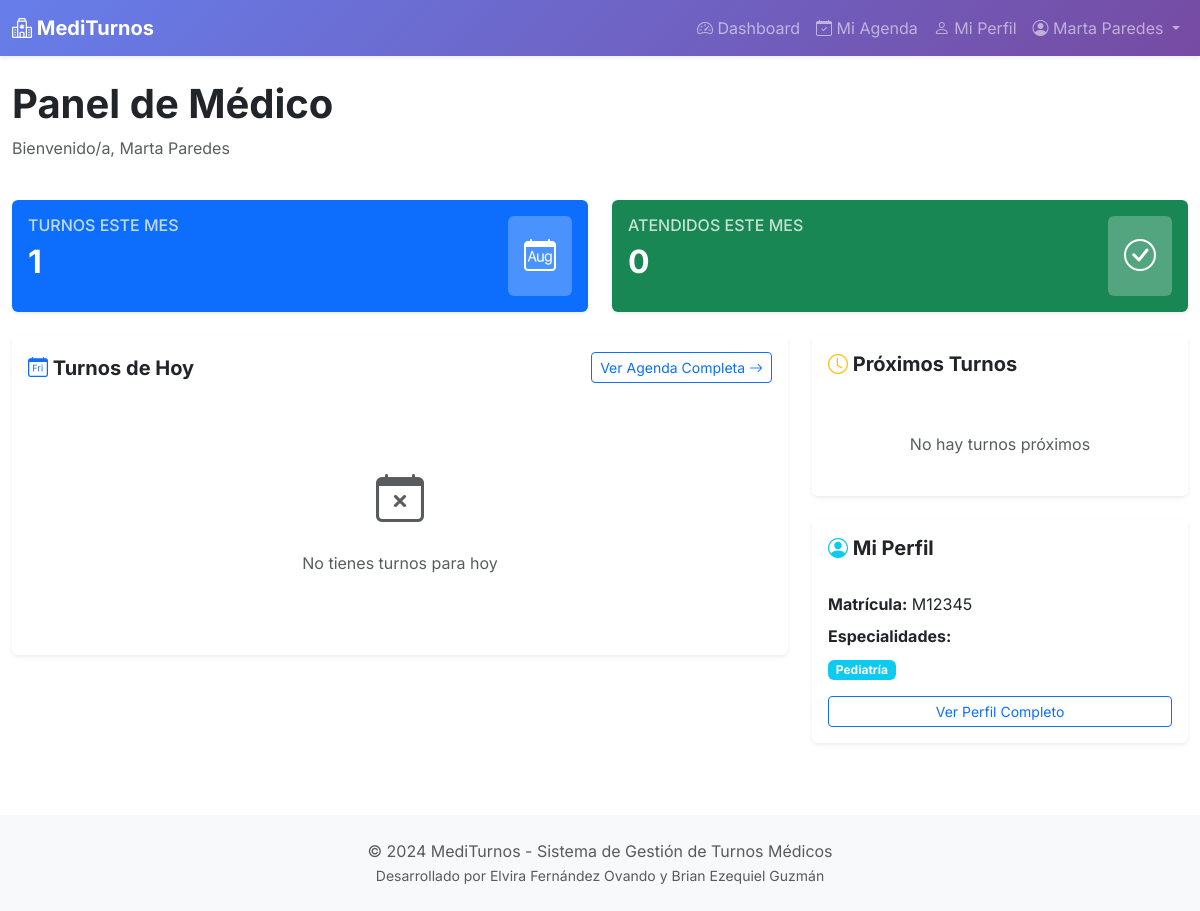
/medico-panel/ (signed in), run on the app's committed database.
### appointments/models.py (models this page shows, shortened)
class Usuario(AbstractUser):
    ROLES = (
        ('admin', 'Administrador'),
        ('medico', 'Médico'),
        ('paciente', 'Paciente'),
    )
    rol = models.CharField(max_length=10, choices=ROLES, default='paciente')
    dni = models.CharField(max_length=8, unique=True, validators=[
        RegexValidator(r'^\d{7,8}$', 'Ingrese un DNI válido (7-8 dígitos)')
    ])
    telefono = models.CharField(max_length=15, blank=True)
    direccion = models.CharField(max_length=200, blank=True)
    fecha_nacimiento = models.DateField(null=True, blank=True)
    class Meta:
        verbose_name = 'Usuario'
        verbose_name_plural = 'Usuarios'

class Medico(models.Model):
    usuario = models.OneToOneField(Usuario, on_delete=models.CASCADE, related_name='perfil_medico')
    especialidades = models.ManyToManyField(Especialidad, related_name='medicos')
    matricula = models.CharField(max_length=20, unique=True)
    biografia = models.TextField(blank=True)
    foto = models.ImageField(upload_to='medicos/', blank=True, null=True)
    activo = models.BooleanField(default=True)
    class Meta:
        verbose_name = 'Médico'
        verbose_name_plural = 'Médicos'
        ordering = ['usuario__last_name', 'usuario__first_name']

class Especialidad(models.Model):
    nombre = models.CharField(max_length=100, unique=True)
    descripcion = models.TextField(blank=True)
    duracion_turno = models.IntegerField(default=30, help_text="Duración en minutos")
    activo = models.BooleanField(default=True)
    fecha_creacion = models.DateTimeField(auto_now_add=True)
    class Meta:
        verbose_name = 'Especialidad'
        verbose_name_plural = 'Especialidades'
        ordering = ['nombre']

### appointments/views/medico_views.py (the view)
# urls.py: path('medico-panel/', views.medico_dashboard, name='medico_dashboard'),
@login_required
def medico_dashboard(request):
    if request.user.rol != 'medico':
        messages.error(request, 'No tienes permisos.')
        return redirect('dashboard')
    medico = request.user.perfil_medico
    hoy = timezone.now().date()
    turnos_hoy = Turno.objects.filter(
        medico=medico,
        fecha=hoy
    ).select_related('paciente__usuario', 'especialidad').order_by('hora')
    proximos_turnos = Turno.objects.filter(
        medico=medico,
        fecha__gt=hoy,
        estado__in=['pendiente', 'confirmado']
    ).select_related('paciente__usuario', 'especialidad').order_by('fecha', 'hora')[:5]
    total_turnos_mes = Turno.objects.filter(
        medico=medico,
        fecha__month=hoy.month,
        fecha__year=hoy.year
    ).count()
    turnos_atendidos_mes = Turno.objects.filter(
        medico=medico,
        fecha__month=hoy.month,
        fecha__year=hoy.year,
        estado='atendido'
    ).count()
    context = {
        'medico': medico,
        'turnos_hoy': turnos_hoy,
        'proximos_turnos': proximos_turnos,
        'total_turnos_mes': total_turnos_mes,
        'turnos_atendidos_mes': turnos_atendidos_mes,
    }
    return render(request, 'appointments/medico/dashboard.html', context)

### appointments/templates/appointments/medico/dashboard.html (shortened to what this page needs)
{% extends 'base.html' %}
{% load static %}
{% block content %}
<div class="container-fluid py-4">
    <div class="row mb-4">
        <div class="col">
            <h1 class="fw-bold">
                 Panel de Médico
            </h1>
            <p class="text-muted">Bienvenido/a, {{ user.get_full_name }}</p>
        </div>
    </div>
    <div class="row g-4 mb-4">
        <div class="col-md-6">
            <div class="card border-0 shadow-sm h-100 bg-primary text-white">
                <div class="card-body">
                    <div class="d-flex justify-content-between align-items-start">
                        <div>
                            <h6 class="text-uppercase opacity-75 mb-2">Turnos Este Mes</h6>
                            <h2 class="fw-bold mb-0">{{ total_turnos_mes }}</h2>
                        </div>
                        <div class="bg-white bg-opacity-25 rounded p-3">
                            <i class="bi bi-calendar-month" style="font-size: 2rem;"></i>
                        </div>
                    </div>
                </div>
            </div>
        </div>
        <div class="col-md-6">
            <div class="card border-0 shadow-sm h-100 bg-success text-white">
                <div class="card-body">
                    <div class="d-flex justify-content-between align-items-start">
                        <div>
                            <h6 class="text-uppercase opacity-75 mb-2">Atendidos Este Mes</h6>
                            <h2 class="fw-bold mb-0">{{ turnos_atendidos_mes }}</h2>
                        </div>
                        <div class="bg-white bg-opacity-25 rounded p-3">
                            <i class="bi bi-check-circle" style="font-size: 2rem;"></i>
                        </div>
                    </div>
                </div>
            </div>
        </div>
    </div>
    <div class="row g-4">
        <div class="col-lg-8">
            <div class="card border-0 shadow-sm">
                <div class="card-header bg-white border-0 py-3">
                    <div class="d-flex justify-content-between align-items-center">
                        <h5 class="fw-bold mb-0">
                            <i class="bi bi-calendar-day text-primary"></i> Turnos de Hoy
                        </h5>
                        <a href="{% url 'medico_agenda' %}" class="btn btn-sm btn-outline-primary">
                            Ver Agenda Completa <i class="bi bi-arrow-right"></i>
                        </a>
                    </div>
                </div>
                <div class="card-body">
                    {% if turnos_hoy %}
                    <div class="list-group list-group-flush">
                        {% for turno in turnos_hoy %}
                        <div class="list-group-item border-0 px-0">
                            <div class="row align-items-center">
                                <div class="col-auto">
                                    <div class="bg-primary bg-opacity-10 rounded p-3">
                                        <h4 class="mb-0 text-primary">{{ turno.hora|time:"H:i" }}</h4>
                                    </div>
                                </div>
                                <div class="col">
                                    <h6 class="mb-1">{{ turno.paciente.usuario.get_full_name }}</h6>
                                    <p class="text-muted small mb-0">
                                        <i class="bi bi-heart-pulse"></i> {{ turno.especialidad.nombre }}
                                        {% if turno.motivo_consulta %}
                                        | {{ turno.motivo_consulta|truncatewords:8 }}
                                        {% endif %}
                                    </p>
                                </div>
                                <div class="col-auto">
                                    <span class="badge bg-{{ turno.get_estado_color }} me-2">{{ turno.get_estado_display }}</span>
                                    {% if turno.estado not in 'atendido,cancelado_medico,cancelado_paciente,ausente' %}
                                    <a href="{% url 'medico_atender_turno' turno.pk %}" class="btn btn-sm btn-primary">
                                        <i class="bi bi-clipboard-check"></i> Atender
                                    </a>
                                    {% endif %}
                                </div>
                            </div>
                        </div>
                        {% endfor %}
                    </div>
                    {% else %}
                    <div class="text-center py-5">
                        <i class="bi bi-calendar-x text-muted" style="font-size: 3rem;"></i>
                        <p class="text-muted mt-3">No tienes turnos para hoy</p>
                    </div>
                    {% endif %}
                </div>
            </div>
        </div>
        <div class="col-lg-4">
            <div class="card border-0 shadow-sm mb-4">
                <div class="card-header bg-white border-0 py-3">
                    <h5 class="fw-bold mb-0">
                        <i class="bi bi-clock text-warning"></i> Próximos Turnos
                    </h5>
                </div>
                <div class="card-body">
                    {% if proximos_turnos %}
                    <div class="list-group list-group-flush">
                        {% for turno in proximos_turnos %}
                        <div class="list-group-item border-0 px-0">
                            <div class="d-flex justify-content-between align-items-start">
                                <div>
                                    <h6 class="mb-1">{{ turno.paciente.usuario.get_full_name }}</h6>
                                    <small class="text-muted">
                                        <i class="bi bi-calendar"></i> {{ turno.fecha|date:"d/m/Y" }}
                                        <i class="bi bi-clock"></i> {{ turno.hora|time:"H:i" }}
                                    </small>
                                </div>
                            </div>
                        </div>
                        {% endfor %}
                    </div>
                    {% else %}
                    <p class="text-muted text-center py-4 mb-0">No hay turnos próximos</p>
                    {% endif %}
                </div>
            </div>
            <div class="card border-0 shadow-sm">
                <div class="card-header bg-white border-0 py-3">
                    <h5 class="fw-bold mb-0">
                        <i class="bi bi-person-circle text-info"></i> Mi Perfil
                    </h5>
                </div>
                <div class="card-body">
                    <p class="mb-2"><strong>Matrícula:</strong> {{ medico.matricula }}</p>
                    <p class="mb-2"><strong>Especialidades:</strong></p>
                    <div class="mb-3">
                        {% for esp in medico.especialidades.all %}
                        <span class="badge bg-info me-1">{{ esp.nombre }}</span>
                        {% endfor %}
                    </div>
                    <a href="{% url 'medico_perfil' %}" class="btn btn-outline-primary btn-sm w-100">
                        Ver Perfil Completo
                    </a>
                </div>
            </div>
        </div>
    </div>
</div>
{% endblock %}

### templates/base.html (shortened to what this page needs)
{% load static %}
<!DOCTYPE html>
<html lang="es">
<head>
    <link href="{% static 'css/bootstrap.min.css' %}" rel="stylesheet">
    <link href="{% static 'css/bootstrap-icons.css' %}" rel="stylesheet">
    <link rel="stylesheet" href="{% static 'css/style.css' %}">
</head>
<body>
    {% if user.is_authenticated %}
    <nav class="navbar navbar-expand-lg navbar-dark bg-primary shadow-sm">
        <div class="container-fluid">
            <a class="navbar-brand fw-bold" href="{% url 'dashboard' %}">
                <i class="bi bi-hospital"></i> MediTurnos
            </a>
            <div class="collapse navbar-collapse" id="navbarNav">
                <ul class="navbar-nav ms-auto">
                    {% if user.rol == 'admin' %}
                    <li class="nav-item">
                        <a class="nav-link" href="{% url 'admin_dashboard' %}">
                            <i class="bi bi-speedometer2"></i> Dashboard
                        </a>
                    </li>
                    <li class="nav-item dropdown">
                        <a class="nav-link dropdown-toggle" href="#"
                           role="button" data-bs-toggle="dropdown">
                            <i class="bi bi-gear"></i> Gestión
                        </a>
                        <ul class="dropdown-menu">
                            <li><a class="dropdown-item" href="{% url 'admin_especialidades' %}">Especialidades</a></li>
                            <li><a class="dropdown-item" href="{% url 'admin_medicos' %}">Médicos</a></li>
                            <li><a class="dropdown-item" href="{% url 'admin_pacientes' %}">Pacientes</a></li>
                            <li><a class="dropdown-item" href="{% url 'admin_turnos' %}">Turnos</a></li>
                            <li><hr class="dropdown-divider"></li>
                            <li><a class="dropdown-item" href="{% url 'admin_estadisticas' %}">Estadísticas</a></li>
                        </ul>
                    </li>
                    {% elif user.rol == 'medico' %}
                    <li class="nav-item">
                        <a class="nav-link" href="{% url 'medico_dashboard' %}">
                            <i class="bi bi-speedometer2"></i> Dashboard
                        </a>
                    </li>
                    <li class="nav-item">
                        <a class="nav-link" href="{% url 'medico_agenda' %}">
                            <i class="bi bi-calendar-check"></i> Mi Agenda
                        </a>
                    </li>
                    <li class="nav-item">
                        <a class="nav-link" href="{% url 'medico_perfil' %}">
                            <i class="bi bi-person"></i> Mi Perfil
                        </a>
                    </li>
                    {% endif %}
                    <li class="nav-item dropdown">
                        <a class="nav-link dropdown-toggle" href="#"
                           role="button" data-bs-toggle="dropdown">
                            <i class="bi bi-person-circle"></i> {{ user.get_full_name }}
                        </a>
                    </li>
                </ul>
            </div>
        </div>
    </nav>
    {% endif %}
    <main>
        {% block content %}{% endblock %}
    </main>
    <footer class="bg-light text-center py-4 mt-5">
        <div class="container">
            <p class="text-muted mb-0">&copy; 2024 MediTurnos - Sistema de Gestión de Turnos Médicos</p>
            <p class="text-muted mb-0"><small>Desarrollado por Elvira Fernández Ovando y Brian Ezequiel Guzmán</small></p>
        </div>
    </footer>
</body>
</html>

### static/css/style.css (style rules this page uses)
body { font-family: 'Inter', -apple-system, BlinkMacSystemFont, 'Segoe UI', Roboto, sans-serif; }
.navbar { background: linear-gradient(135deg, #667eea 0%, #764ba2 100%) !important; }

### data on the page
Usuario: get_full_name "Marta Paredes"
Medico: matricula "M12345"
Especialidad: nombre "Pediatría"

### other printed values
{{ total_turnos_mes }} "1"
{{ turnos_atendidos_mes }} "0"
